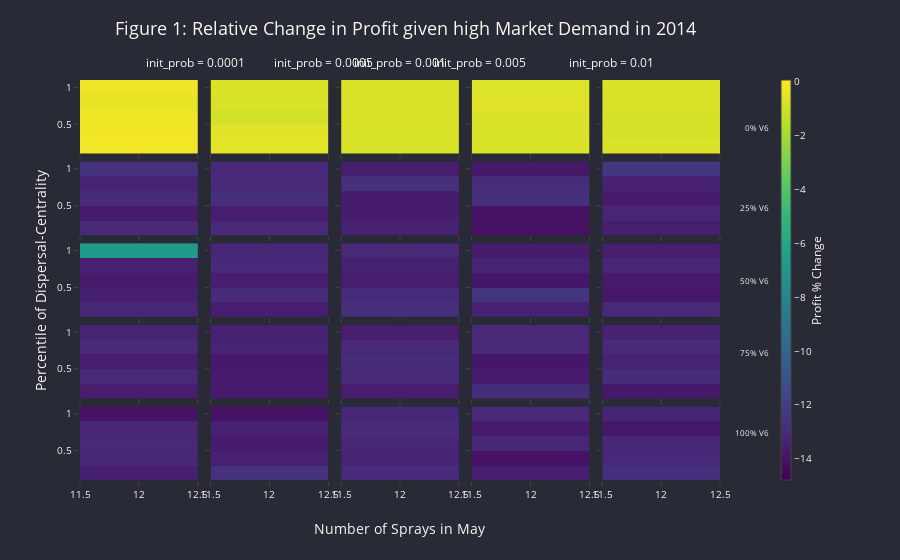

Notebook code cell kept with this figure:
### Code cell
import pandas as pd
import numpy as np
import plotly.graph_objects as go
from plotly.subplots import make_subplots

# Define parameters
year = 2014
market_demand = 'high'

# Read and filter the data
file_name = '../data/processed/simulations/percent_change/profit_percent_change_simulations_power_oct30.csv'
df_profit_all = pd.read_csv(file_name)
df_profit_all = df_profit_all[
    (df_profit_all['year'] == year) & 
    (df_profit_all['market_demand'] == market_demand)
]

# Convert 'decile' to string type for consistent labeling
df_profit_all['decile'] = df_profit_all['decile'].astype(str)

# Rename 'V6_percent' to 'X% V6'
df_profit_all['V6_percent_label'] = (df_profit_all['V6_percent'] * 100).astype(int).astype(str) + '% V6'

# Rename 'initial_prob' to 'init_prob = XXXX'
df_profit_all['initial_prob_label'] = 'init_prob = ' + df_profit_all['initial_prob'].astype(str)

# Get sorted unique V6_percent and initial_prob values
unique_v6_percent = sorted(df_profit_all['V6_percent'].unique())
unique_v6_labels = [f"{int(v6 * 100)}% V6" for v6 in unique_v6_percent]

unique_init_prob = sorted(df_profit_all['initial_prob'].unique())
unique_init_prob_labels = [f"init_prob = {prob}" for prob in unique_init_prob]

# Define the grid size based on unique V6_percent and initial_prob
n_rows = len(unique_v6_percent)       # Number of unique V6_percent labels
n_cols = len(unique_init_prob)        # Number of unique initial_prob labels

# Get unique combinations sorted by V6_percent ascendingly and initial_prob ascendingly
# **Change Made:** Included 'initial_prob' in unique_combinations to prevent KeyError
unique_combinations = df_profit_all[['V6_percent', 'V6_percent_label', 'initial_prob', 'initial_prob_label']].drop_duplicates()
unique_combinations = unique_combinations.sort_values(['V6_percent', 'initial_prob_label'], ascending=[True, True])

# Number of unique combinations
num_plots = unique_combinations.shape[0]

# Create subplot titles as empty strings
subplot_titles = [''] * (n_rows * n_cols)

# Create the figure with subplots
fig = make_subplots(
    rows=n_rows, cols=n_cols,
    subplot_titles=subplot_titles,  # Removed subplot titles
    horizontal_spacing=0.02,  # Minimal horizontal space between plots
    vertical_spacing=0.02,    # Minimal vertical space between plots
    shared_xaxes=True,        # Share x-axes to minimize space
    shared_yaxes=True,        # Share y-axes to minimize space
    specs=[[{'type': 'heatmap'} for _ in range(n_cols)] for _ in range(n_rows)]
)

# Determine global color scale limits
v_min = df_profit_all['profit_percent_change'].min()
v_max = df_profit_all['profit_percent_change'].max()

# Add heatmaps to subplots
for _, row_data in unique_combinations.iterrows():
    v6_label = row_data['V6_percent_label']
    init_prob_label = row_data['initial_prob_label']
    v6_value = row_data['V6_percent']  # Numerical value for correct sorting

    # Filter the dataframe for the current combination
    df_filtered = df_profit_all[
        (df_profit_all['V6_percent_label'] == v6_label) &
        (df_profit_all['initial_prob_label'] == init_prob_label)
    ]

    # Pivot the data for heatmap
    pivot_profit = df_filtered.pivot_table(
        values='profit_percent_change',
        index='decile',
        columns='sprays_in_May',
        aggfunc="mean"
    ).sort_index(axis=1)

    # Get x and y axes labels
    x_labels = pivot_profit.columns.tolist()
    y_labels = pivot_profit.index.tolist()

    # Determine subplot row and column based on V6_percent and initial_prob
    v6_index = unique_v6_percent.index(v6_value)  # 0-based index
    init_prob_index = unique_init_prob.index(row_data['initial_prob'])  # 0-based index

    row = v6_index + 1    # Plotly rows start at 1
    col = init_prob_index + 1

    # Add heatmap to the subplot
    fig.add_trace(
        go.Heatmap(
            z=pivot_profit.values,
            x=x_labels,
            y=y_labels,
            colorscale='Viridis',
            zmin=v_min,
            zmax=v_max,
            coloraxis='coloraxis',  # Assign to shared coloraxis
            showscale=False,        # Disable individual color scales
            xgap=0,                  # Removed gaps between cells in x-direction
            ygap=0,                  # Removed gaps between cells in y-direction
            hoverongaps=False
        ),
        row=row,
        col=col
    )

# Define Dracula color palette
dracula_bg = '#282a36'          # Background
dracula_font = '#f8f8f2'        # Default font color

# Update layout for Dracula theme and define shared coloraxis
fig.update_layout(
    template=None,  # Remove any existing template
    plot_bgcolor=dracula_bg,
    paper_bgcolor=dracula_bg,
    font=dict(
        color=dracula_font,
        size=10
    ),
    title=dict(
        text=f'Figure 1: Relative Change in Profit given {market_demand} Market Demand in {year}',
        font=dict(
            color=dracula_font,
            size=18
        ),
        x=0.45,  # Centered title
        y=0.96,
        xanchor='center',
        yanchor='top'
    ),
    margin=dict(l=80, r=180, t=80, b=80),  # Increased right margin to accommodate colorbar and bottom margin for x-axis title
    coloraxis=dict(
        colorscale='Viridis',
        cmin=v_min,
        cmax=v_max,
        colorbar=dict(
            title='Profit % Change',
            titleside='right',
            tickfont=dict(size=10),
            len=1.05,             # Increased height of colorbar
            y=0.5,                # Center vertically
            x=1.08,               # Moved colorbar further to the right
            thickness=10          # Reduced width of colorbar
        )
    )
)

# Add column labels (initial_prob) at the top of each column
for idx, init_prob_label in enumerate(unique_init_prob_labels):
    # Calculate the x position: center of the subplot column
    x_pos = (idx + 1 - 0.5) / n_cols  # Centered above each column

    # Add annotation
    fig.add_annotation(
        dict(
            text=init_prob_label,
            x=x_pos,
            y=1.07,  # Increased y to add more spacing
            xref="paper",
            yref="paper",
            showarrow=False,
            font=dict(
                size=12,
                color=dracula_font
            ),
            align='center'
        )
    )

# Add row labels (% V6) at the right of each row
for idx, v6_label in enumerate(unique_v6_labels):
    # Calculate the y position: center of the subplot row
    y_pos = 1 - ((idx + 1 - 0.5) / n_rows)

    # Add annotation with vertical rotation
    fig.add_annotation(
        dict(
            text=v6_label,
            x=1.08,  # Moved further to the right to prevent overlapping
            y=y_pos,
            textangle=0,  # Rotated vertically
            xref="paper",
            yref="paper",
            showarrow=False,
            font=dict(
                size=8,
                color=dracula_font
            ),
            align='center'
        )
    )

# Add shared x-axis title
fig.add_annotation(
    dict(
        text="Number of Sprays in May",
        x=0.5,
        y=-0.15,  # Adjusted y to position below the heatmaps
        xref="paper",
        yref="paper",
        showarrow=False,
        font=dict(
            size=14,
            color=dracula_font
        ),
        align='center'
    )
)

# Add shared y-axis title
fig.add_annotation(
    dict(
        text="Percentile of Dispersal-Centrality",
        x=-0.08,  # Adjusted x to position to the left of the heatmaps
        y=0.5,
        textangle=-90,
        xref="paper",
        yref="paper",
        showarrow=False,
        font=dict(
            size=14,
            color=dracula_font
        ),
        align='center'
    )
)

fig.update_traces(
    hovertemplate=
    'Sprays in May: %{x}<br>' +
    'Percentile: %{y}<br>' +
    'Profit % Change: %{z:.2f}%<extra></extra>'
)


# Show the figure
fig.show()

### Figure 1 — Plotly figure (JSON) as saved in the notebook; plotly's stock layout.template omitted (floating-point values rounded to 4 significant figures)
{"data": [{"coloraxis": "coloraxis", "colorscale": [[0, "#440154"], [0.1111, "#482878"], [0.2222, "#3e4989"], [0.3333, "#31688e"], [0.4444, "#26828e"], [0.5556, "#1f9e89"], [0.6667, "#35b779"], [0.7778, "#6ece58"], [0.8889, "#b5de2b"], [1, "#fde725"]], "hoverongaps": false, "hovertemplate": "Sprays in May: %{x}<br>Percentile: %{y}<br>Profit % Change: %{z:.2f}%<extra></extra>", "showscale": false, "type": "heatmap", "x": [12], "xaxis": "x", "xgap": 0, "y": ["0.2", "0.4", "0.6", "0.8", "1.0"], "yaxis": "y", "ygap": 0, "z": [[-0.1944], [-0.2011], [-0.2033], [-0.4285], [-0.268]], "zmax": 0.06826, "zmin": -14.79}, {"coloraxis": "coloraxis", "colorscale": [[0, "#440154"], [0.1111, "#482878"], [0.2222, "#3e4989"], [0.3333, "#31688e"], [0.4444, "#26828e"], [0.5556, "#1f9e89"], [0.6667, "#35b779"], [0.7778, "#6ece58"], [0.8889, "#b5de2b"], [1, "#fde725"]], "hoverongaps": false, "hovertemplate": "Sprays in May: %{x}<br>Percentile: %{y}<br>Profit % Change: %{z:.2f}%<extra></extra>", "showscale": false, "type": "heatmap", "x": [12], "xaxis": "x2", "xgap": 0, "y": ["0.2", "0.4", "0.6", "0.8", "1.0"], "yaxis": "y2", "ygap": 0, "z": [[-0.5535], [-0.6056], [-0.9043], [-0.7866], [-0.7185]], "zmax": 0.06826, "zmin": -14.79}, {"coloraxis": "coloraxis", "colorscale": [[0, "#440154"], [0.1111, "#482878"], [0.2222, "#3e4989"], [0.3333, "#31688e"], [0.4444, "#26828e"], [0.5556, "#1f9e89"], [0.6667, "#35b779"], [0.7778, "#6ece58"], [0.8889, "#b5de2b"], [1, "#fde725"]], "hoverongaps": false, "hovertemplate": "Sprays in May: %{x}<br>Percentile: %{y}<br>Profit % Change: %{z:.2f}%<extra></extra>", "showscale": false, "type": "heatmap", "x": [12], "xaxis": "x3", "xgap": 0, "y": ["0.2", "0.4", "0.6", "0.8", "1.0"], "yaxis": "y3", "ygap": 0, "z": [[-0.7803], [-0.8081], [-0.7039], [-0.7758], [-0.7088]], "zmax": 0.06826, "zmin": -14.79}, {"coloraxis": "coloraxis", "colorscale": [[0, "#440154"], [0.1111, "#482878"], [0.2222, "#3e4989"], [0.3333, "#31688e"], [0.4444, "#26828e"], [0.5556, "#1f9e89"], [0.6667, "#35b779"], [0.7778, "#6ece58"], [0.8889, "#b5de2b"], [1, "#fde725"]], "hoverongaps": false, "hovertemplate": "Sprays in May: %{x}<br>Percentile: %{y}<br>Profit % Change: %{z:.2f}%<extra></extra>", "showscale": false, "type": "heatmap", "x": [12], "xaxis": "x4", "xgap": 0, "y": ["0.2", "0.4", "0.6", "0.8", "1.0"], "yaxis": "y4", "ygap": 0, "z": [[-0.7502], [-0.7819], [-0.7159], [-0.6449], [-0.6854]], "zmax": 0.06826, "zmin": -14.79}, {"coloraxis": "coloraxis", "colorscale": [[0, "#440154"], [0.1111, "#482878"], [0.2222, "#3e4989"], [0.3333, "#31688e"], [0.4444, "#26828e"], [0.5556, "#1f9e89"], [0.6667, "#35b779"], [0.7778, "#6ece58"], [0.8889, "#b5de2b"], [1, "#fde725"]], "hoverongaps": false, "hovertemplate": "Sprays in May: %{x}<br>Percentile: %{y}<br>Profit % Change: %{z:.2f}%<extra></extra>", "showscale": false, "type": "heatmap", "x": [12], "xaxis": "x5", "xgap": 0, "y": ["0.2", "0.4", "0.6", "0.8", "1.0"], "yaxis": "y5", "ygap": 0, "z": [[-0.7304], [-0.8873], [-0.8561], [-0.7389], [-0.7289]], "zmax": 0.06826, "zmin": -14.79}, {"coloraxis": "coloraxis", "colorscale": [[0, "#440154"], [0.1111, "#482878"], [0.2222, "#3e4989"], [0.3333, "#31688e"], [0.4444, "#26828e"], [0.5556, "#1f9e89"], [0.6667, "#35b779"], [0.7778, "#6ece58"], [0.8889, "#b5de2b"], [1, "#fde725"]], "hoverongaps": false, "hovertemplate": "Sprays in May: %{x}<br>Percentile: %{y}<br>Profit % Change: %{z:.2f}%<extra></extra>", "showscale": false, "type": "heatmap", "x": [12], "xaxis": "x6", "xgap": 0, "y": ["0.2", "0.4", "0.6", "0.8", "1.0"], "yaxis": "y6", "ygap": 0, "z": [[-13.05], [-13.69], [-12.98], [-13.34], [-12.71]], "zmax": 0.06826, "zmin": -14.79}, {"coloraxis": "coloraxis", "colorscale": [[0, "#440154"], [0.1111, "#482878"], [0.2222, "#3e4989"], [0.3333, "#31688e"], [0.4444, "#26828e"], [0.5556, "#1f9e89"], [0.6667, "#35b779"], [0.7778, "#6ece58"], [0.8889, "#b5de2b"], [1, "#fde725"]], "hoverongaps": false, "hovertemplate": "Sprays in May: %{x}<br>Percentile: %{y}<br>Profit % Change: %{z:.2f}%<extra></extra>", "showscale": false, "type": "heatmap", "x": [12], "xaxis": "x7", "xgap": 0, "y": ["0.2", "0.4", "0.6", "0.8", "1.0"], "yaxis": "y7", "ygap": 0, "z": [[-13.09], [-13.58], [-12.76], [-13.1], [-13.13]], "zmax": 0.06826, "zmin": -14.79}, {"coloraxis": "coloraxis", "colorscale": [[0, "#440154"], [0.1111, "#482878"], [0.2222, "#3e4989"], [0.3333, "#31688e"], [0.4444, "#26828e"], [0.5556, "#1f9e89"], [0.6667, "#35b779"], [0.7778, "#6ece58"], [0.8889, "#b5de2b"], [1, "#fde725"]], "hoverongaps": false, "hovertemplate": "Sprays in May: %{x}<br>Percentile: %{y}<br>Profit % Change: %{z:.2f}%<extra></extra>", "showscale": false, "type": "heatmap", "x": [12], "xaxis": "x8", "xgap": 0, "y": ["0.2", "0.4", "0.6", "0.8", "1.0"], "yaxis": "y8", "ygap": 0, "z": [[-13.39], [-13.64], [-13.66], [-12.8], [-13.58]], "zmax": 0.06826, "zmin": -14.79}, {"coloraxis": "coloraxis", "colorscale": [[0, "#440154"], [0.1111, "#482878"], [0.2222, "#3e4989"], [0.3333, "#31688e"], [0.4444, "#26828e"], [0.5556, "#1f9e89"], [0.6667, "#35b779"], [0.7778, "#6ece58"], [0.8889, "#b5de2b"], [1, "#fde725"]], "hoverongaps": false, "hovertemplate": "Sprays in May: %{x}<br>Percentile: %{y}<br>Profit % Change: %{z:.2f}%<extra></extra>", "showscale": false, "type": "heatmap", "x": [12], "xaxis": "x9", "xgap": 0, "y": ["0.2", "0.4", "0.6", "0.8", "1.0"], "yaxis": "y9", "ygap": 0, "z": [[-14.1], [-14.08], [-12.76], [-12.95], [-13.79]], "zmax": 0.06826, "zmin": -14.79}, {"coloraxis": "coloraxis", "colorscale": [[0, "#440154"], [0.1111, "#482878"], [0.2222, "#3e4989"], [0.3333, "#31688e"], [0.4444, "#26828e"], [0.5556, "#1f9e89"], [0.6667, "#35b779"], [0.7778, "#6ece58"], [0.8889, "#b5de2b"], [1, "#fde725"]], "hoverongaps": false, "hovertemplate": "Sprays in May: %{x}<br>Percentile: %{y}<br>Profit % Change: %{z:.2f}%<extra></extra>", "showscale": false, "type": "heatmap", "x": [12], "xaxis": "x10", "xgap": 0, "y": ["0.2", "0.4", "0.6", "0.8", "1.0"], "yaxis": "y10", "ygap": 0, "z": [[-13.61], [-13.28], [-13.68], [-13.4], [-12.45]], "zmax": 0.06826, "zmin": -14.79}, {"coloraxis": "coloraxis", "colorscale": [[0, "#440154"], [0.1111, "#482878"], [0.2222, "#3e4989"], [0.3333, "#31688e"], [0.4444, "#26828e"], [0.5556, "#1f9e89"], [0.6667, "#35b779"], [0.7778, "#6ece58"], [0.8889, "#b5de2b"], [1, "#fde725"]], "hoverongaps": false, "hovertemplate": "Sprays in May: %{x}<br>Percentile: %{y}<br>Profit % Change: %{z:.2f}%<extra></extra>", "showscale": false, "type": "heatmap", "x": [12], "xaxis": "x11", "xgap": 0, "y": ["0.2", "0.4", "0.6", "0.8", "1.0"], "yaxis": "y11", "ygap": 0, "z": [[-13.22], [-13.5], [-13.74], [-13.45], [-6.729]], "zmax": 0.06826, "zmin": -14.79}, {"coloraxis": "coloraxis", "colorscale": [[0, "#440154"], [0.1111, "#482878"], [0.2222, "#3e4989"], [0.3333, "#31688e"], [0.4444, "#26828e"], [0.5556, "#1f9e89"], [0.6667, "#35b779"], [0.7778, "#6ece58"], [0.8889, "#b5de2b"], [1, "#fde725"]], "hoverongaps": false, "hovertemplate": "Sprays in May: %{x}<br>Percentile: %{y}<br>Profit % Change: %{z:.2f}%<extra></extra>", "showscale": false, "type": "heatmap", "x": [12], "xaxis": "x12", "xgap": 0, "y": ["0.2", "0.4", "0.6", "0.8", "1.0"], "yaxis": "y12", "ygap": 0, "z": [[-13.54], [-12.93], [-13.62], [-13.13], [-13.22]], "zmax": 0.06826, "zmin": -14.79}, {"coloraxis": "coloraxis", "colorscale": [[0, "#440154"], [0.1111, "#482878"], [0.2222, "#3e4989"], [0.3333, "#31688e"], [0.4444, "#26828e"], [0.5556, "#1f9e89"], [0.6667, "#35b779"], [0.7778, "#6ece58"], [0.8889, "#b5de2b"], [1, "#fde725"]], "hoverongaps": false, "hovertemplate": "Sprays in May: %{x}<br>Percentile: %{y}<br>Profit % Change: %{z:.2f}%<extra></extra>", "showscale": false, "type": "heatmap", "x": [12], "xaxis": "x13", "xgap": 0, "y": ["0.2", "0.4", "0.6", "0.8", "1.0"], "yaxis": "y13", "ygap": 0, "z": [[-12.8], [-13.05], [-13.62], [-13.44], [-13.11]], "zmax": 0.06826, "zmin": -14.79}, {"coloraxis": "coloraxis", "colorscale": [[0, "#440154"], [0.1111, "#482878"], [0.2222, "#3e4989"], [0.3333, "#31688e"], [0.4444, "#26828e"], [0.5556, "#1f9e89"], [0.6667, "#35b779"], [0.7778, "#6ece58"], [0.8889, "#b5de2b"], [1, "#fde725"]], "hoverongaps": false, "hovertemplate": "Sprays in May: %{x}<br>Percentile: %{y}<br>Profit % Change: %{z:.2f}%<extra></extra>", "showscale": false, "type": "heatmap", "x": [12], "xaxis": "x14", "xgap": 0, "y": ["0.2", "0.4", "0.6", "0.8", "1.0"], "yaxis": "y14", "ygap": 0, "z": [[-13.41], [-12.49], [-13.87], [-13.35], [-13.65]], "zmax": 0.06826, "zmin": -14.79}, {"coloraxis": "coloraxis", "colorscale": [[0, "#440154"], [0.1111, "#482878"], [0.2222, "#3e4989"], [0.3333, "#31688e"], [0.4444, "#26828e"], [0.5556, "#1f9e89"], [0.6667, "#35b779"], [0.7778, "#6ece58"], [0.8889, "#b5de2b"], [1, "#fde725"]], "hoverongaps": false, "hovertemplate": "Sprays in May: %{x}<br>Percentile: %{y}<br>Profit % Change: %{z:.2f}%<extra></extra>", "showscale": false, "type": "heatmap", "x": [12], "xaxis": "x15", "xgap": 0, "y": ["0.2", "0.4", "0.6", "0.8", "1.0"], "yaxis": "y15", "ygap": 0, "z": [[-13.11], [-13.83], [-13.72], [-13.2], [-13.6]], "zmax": 0.06826, "zmin": -14.79}, {"coloraxis": "coloraxis", "colorscale": [[0, "#440154"], [0.1111, "#482878"], [0.2222, "#3e4989"], [0.3333, "#31688e"], [0.4444, "#26828e"], [0.5556, "#1f9e89"], [0.6667, "#35b779"], [0.7778, "#6ece58"], [0.8889, "#b5de2b"], [1, "#fde725"]], "hoverongaps": false, "hovertemplate": "Sprays in May: %{x}<br>Percentile: %{y}<br>Profit % Change: %{z:.2f}%<extra></extra>", "showscale": false, "type": "heatmap", "x": [12], "xaxis": "x16", "xgap": 0, "y": ["0.2", "0.4", "0.6", "0.8", "1.0"], "yaxis": "y16", "ygap": 0, "z": [[-13.59], [-13.1], [-13.56], [-13.03], [-13.34]], "zmax": 0.06826, "zmin": -14.79}, {"coloraxis": "coloraxis", "colorscale": [[0, "#440154"], [0.1111, "#482878"], [0.2222, "#3e4989"], [0.3333, "#31688e"], [0.4444, "#26828e"], [0.5556, "#1f9e89"], [0.6667, "#35b779"], [0.7778, "#6ece58"], [0.8889, "#b5de2b"], [1, "#fde725"]], "hoverongaps": false, "hovertemplate": "Sprays in May: %{x}<br>Percentile: %{y}<br>Profit % Change: %{z:.2f}%<extra></extra>", "showscale": false, "type": "heatmap", "x": [12], "xaxis": "x17", "xgap": 0, "y": ["0.2", "0.4", "0.6", "0.8", "1.0"], "yaxis": "y17", "ygap": 0, "z": [[-13.74], [-13.72], [-13.77], [-13.37], [-13.44]], "zmax": 0.06826, "zmin": -14.79}, {"coloraxis": "coloraxis", "colorscale": [[0, "#440154"], [0.1111, "#482878"], [0.2222, "#3e4989"], [0.3333, "#31688e"], [0.4444, "#26828e"], [0.5556, "#1f9e89"], [0.6667, "#35b779"], [0.7778, "#6ece58"], [0.8889, "#b5de2b"], [1, "#fde725"]], "hoverongaps": false, "hovertemplate": "Sprays in May: %{x}<br>Percentile: %{y}<br>Profit % Change: %{z:.2f}%<extra></extra>", "showscale": false, "type": "heatmap", "x": [12], "xaxis": "x18", "xgap": 0, "y": ["0.2", "0.4", "0.6", "0.8", "1.0"], "yaxis": "y18", "ygap": 0, "z": [[-13.61], [-13.09], [-12.95], [-13.13], [-13.6]], "zmax": 0.06826, "zmin": -14.79}, {"coloraxis": "coloraxis", "colorscale": [[0, "#440154"], [0.1111, "#482878"], [0.2222, "#3e4989"], [0.3333, "#31688e"], [0.4444, "#26828e"], [0.5556, "#1f9e89"], [0.6667, "#35b779"], [0.7778, "#6ece58"], [0.8889, "#b5de2b"], [1, "#fde725"]], "hoverongaps": false, "hovertemplate": "Sprays in May: %{x}<br>Percentile: %{y}<br>Profit % Change: %{z:.2f}%<extra></extra>", "showscale": false, "type": "heatmap", "x": [12], "xaxis": "x19", "xgap": 0, "y": ["0.2", "0.4", "0.6", "0.8", "1.0"], "yaxis": "y19", "ygap": 0, "z": [[-12.88], [-13.74], [-13.86], [-13.13], [-13.09]], "zmax": 0.06826, "zmin": -14.79}, {"coloraxis": "coloraxis", "colorscale": [[0, "#440154"], [0.1111, "#482878"], [0.2222, "#3e4989"], [0.3333, "#31688e"], [0.4444, "#26828e"], [0.5556, "#1f9e89"], [0.6667, "#35b779"], [0.7778, "#6ece58"], [0.8889, "#b5de2b"], [1, "#fde725"]], "hoverongaps": false, "hovertemplate": "Sprays in May: %{x}<br>Percentile: %{y}<br>Profit % Change: %{z:.2f}%<extra></extra>", "showscale": false, "type": "heatmap", "x": [12], "xaxis": "x20", "xgap": 0, "y": ["0.2", "0.4", "0.6", "0.8", "1.0"], "yaxis": "y20", "ygap": 0, "z": [[-13.8], [-12.93], [-13.34], [-13.03], [-13.43]], "zmax": 0.06826, "zmin": -14.79}, {"coloraxis": "coloraxis", "colorscale": [[0, "#440154"], [0.1111, "#482878"], [0.2222, "#3e4989"], [0.3333, "#31688e"], [0.4444, "#26828e"], [0.5556, "#1f9e89"], [0.6667, "#35b779"], [0.7778, "#6ece58"], [0.8889, "#b5de2b"], [1, "#fde725"]], "hoverongaps": false, "hovertemplate": "Sprays in May: %{x}<br>Percentile: %{y}<br>Profit % Change: %{z:.2f}%<extra></extra>", "showscale": false, "type": "heatmap", "x": [12], "xaxis": "x21", "xgap": 0, "y": ["0.2", "0.4", "0.6", "0.8", "1.0"], "yaxis": "y21", "ygap": 0, "z": [[-13.5], [-13.19], [-13.14], [-13.27], [-14.07]], "zmax": 0.06826, "zmin": -14.79}, {"coloraxis": "coloraxis", "colorscale": [[0, "#440154"], [0.1111, "#482878"], [0.2222, "#3e4989"], [0.3333, "#31688e"], [0.4444, "#26828e"], [0.5556, "#1f9e89"], [0.6667, "#35b779"], [0.7778, "#6ece58"], [0.8889, "#b5de2b"], [1, "#fde725"]], "hoverongaps": false, "hovertemplate": "Sprays in May: %{x}<br>Percentile: %{y}<br>Profit % Change: %{z:.2f}%<extra></extra>", "showscale": false, "type": "heatmap", "x": [12], "xaxis": "x22", "xgap": 0, "y": ["0.2", "0.4", "0.6", "0.8", "1.0"], "yaxis": "y22", "ygap": 0, "z": [[-12.71], [-13.45], [-13.71], [-13.45], [-14.07]], "zmax": 0.06826, "zmin": -14.79}, {"coloraxis": "coloraxis", "colorscale": [[0, "#440154"], [0.1111, "#482878"], [0.2222, "#3e4989"], [0.3333, "#31688e"], [0.4444, "#26828e"], [0.5556, "#1f9e89"], [0.6667, "#35b779"], [0.7778, "#6ece58"], [0.8889, "#b5de2b"], [1, "#fde725"]], "hoverongaps": false, "hovertemplate": "Sprays in May: %{x}<br>Percentile: %{y}<br>Profit % Change: %{z:.2f}%<extra></extra>", "showscale": false, "type": "heatmap", "x": [12], "xaxis": "x23", "xgap": 0, "y": ["0.2", "0.4", "0.6", "0.8", "1.0"], "yaxis": "y23", "ygap": 0, "z": [[-13.03], [-13.35], [-13.24], [-12.93], [-13.22]], "zmax": 0.06826, "zmin": -14.79}, {"coloraxis": "coloraxis", "colorscale": [[0, "#440154"], [0.1111, "#482878"], [0.2222, "#3e4989"], [0.3333, "#31688e"], [0.4444, "#26828e"], [0.5556, "#1f9e89"], [0.6667, "#35b779"], [0.7778, "#6ece58"], [0.8889, "#b5de2b"], [1, "#fde725"]], "hoverongaps": false, "hovertemplate": "Sprays in May: %{x}<br>Percentile: %{y}<br>Profit % Change: %{z:.2f}%<extra></extra>", "showscale": false, "type": "heatmap", "x": [12], "xaxis": "x24", "xgap": 0, "y": ["0.2", "0.4", "0.6", "0.8", "1.0"], "yaxis": "y24", "ygap": 0, "z": [[-13.55], [-14.04], [-13.2], [-13.67], [-13.14]], "zmax": 0.06826, "zmin": -14.79}, {"coloraxis": "coloraxis", "colorscale": [[0, "#440154"], [0.1111, "#482878"], [0.2222, "#3e4989"], [0.3333, "#31688e"], [0.4444, "#26828e"], [0.5556, "#1f9e89"], [0.6667, "#35b779"], [0.7778, "#6ece58"], [0.8889, "#b5de2b"], [1, "#fde725"]], "hoverongaps": false, "hovertemplate": "Sprays in May: %{x}<br>Percentile: %{y}<br>Profit % Change: %{z:.2f}%<extra></extra>", "showscale": false, "type": "heatmap", "x": [12], "xaxis": "x25", "xgap": 0, "y": ["0.2", "0.4", "0.6", "0.8", "1.0"], "yaxis": "y25", "ygap": 0, "z": [[-12.79], [-13.08], [-13.17], [-13.8], [-13.29]], "zmax": 0.06826, "zmin": -14.79}], "layout": {"annotations": [{"align": "center", "font": {"color": "#f8f8f2", "size": 12}, "showarrow": false, "text": "init_prob = 0.0001", "x": 0.1, "xref": "paper", "y": 1.07, "yref": "paper"}, {"align": "center", "font": {"color": "#f8f8f2", "size": 12}, "showarrow": false, "text": "init_prob = 0.0005", "x": 0.3, "xref": "paper", "y": 1.07, "yref": "paper"}, {"align": "center", "font": {"color": "#f8f8f2", "size": 12}, "showarrow": false, "text": "init_prob = 0.001", "x": 0.5, "xref": "paper", "y": 1.07, "yref": "paper"}, {"align": "center", "font": {"color": "#f8f8f2", "size": 12}, "showarrow": false, "text": "init_prob = 0.005", "x": 0.7, "xref": "paper", "y": 1.07, "yref": "paper"}, {"align": "center", "font": {"color": "#f8f8f2", "size": 12}, "showarrow": false, "text": "init_prob = 0.01", "x": 0.9, "xref": "paper", "y": 1.07, "yref": "paper"}, {"align": "center", "font": {"color": "#f8f8f2", "size": 8}, "showarrow": false, "text": "0% V6", "textangle": 0, "x": 1.08, "xref": "paper", "y": 0.9, "yref": "paper"}, {"align": "center", "font": {"color": "#f8f8f2", "size": 8}, "showarrow": false, "text": "25% V6", "textangle": 0, "x": 1.08, "xref": "paper", "y": 0.7, "yref": "paper"}, {"align": "center", "font": {"color": "#f8f8f2", "size": 8}, "showarrow": false, "text": "50% V6", "textangle": 0, "x": 1.08, "xref": "paper", "y": 0.5, "yref": "paper"}, {"align": "center", "font": {"color": "#f8f8f2", "size": 8}, "showarrow": false, "text": "75% V6", "textangle": 0, "x": 1.08, "xref": "paper", "y": 0.3, "yref": "paper"}, {"align": "center", "font": {"color": "#f8f8f2", "size": 8}, "showarrow": false, "text": "100% V6", "textangle": 0, "x": 1.08, "xref": "paper", "y": 0.1, "yref": "paper"}, {"align": "center", "font": {"color": "#f8f8f2", "size": 14}, "showarrow": false, "text": "Number of Sprays in May", "x": 0.5, "xref": "paper", "y": -0.15, "yref": "paper"}, {"align": "center", "font": {"color": "#f8f8f2", "size": 14}, "showarrow": false, "text": "Percentile of Dispersal-Centrality", "textangle": -90, "x": -0.08, "xref": "paper", "y": 0.5, "yref": "paper"}], "coloraxis": {"cmax": 0.06826, "cmin": -14.79, "colorbar": {"len": 1.05, "thickness": 10, "tickfont": {"size": 10}, "title": {"side": "right", "text": "Profit % Change"}, "x": 1.08, "y": 0.5}, "colorscale": [[0, "#440154"], [0.1111, "#482878"], [0.2222, "#3e4989"], [0.3333, "#31688e"], [0.4444, "#26828e"], [0.5556, "#1f9e89"], [0.6667, "#35b779"], [0.7778, "#6ece58"], [0.8889, "#b5de2b"], [1, "#fde725"]]}, "font": {"color": "#f8f8f2", "size": 10}, "margin": {"b": 80, "l": 80, "r": 180, "t": 80}, "paper_bgcolor": "#282a36", "plot_bgcolor": "#282a36", "title": {"font": {"color": "#f8f8f2", "size": 18}, "text": "Figure 1: Relative Change in Profit given high Market Demand in 2014", "x": 0.45, "xanchor": "center", "y": 0.96, "yanchor": "top"}, "xaxis": {"anchor": "y", "domain": [0, 0.184], "matches": "x21", "showticklabels": false}, "xaxis10": {"anchor": "y10", "domain": [0.816, 1], "matches": "x25", "showticklabels": false}, "xaxis11": {"anchor": "y11", "domain": [0, 0.184], "matches": "x21", "showticklabels": false}, "xaxis12": {"anchor": "y12", "domain": [0.204, 0.388], "matches": "x22", "showticklabels": false}, "xaxis13": {"anchor": "y13", "domain": [0.408, 0.592], "matches": "x23", "showticklabels": false}, "xaxis14": {"anchor": "y14", "domain": [0.612, 0.796], "matches": "x24", "showticklabels": false}, "xaxis15": {"anchor": "y15", "domain": [0.816, 1], "matches": "x25", "showticklabels": false}, "xaxis16": {"anchor": "y16", "domain": [0, 0.184], "matches": "x21", "showticklabels": false}, "xaxis17": {"anchor": "y17", "domain": [0.204, 0.388], "matches": "x22", "showticklabels": false}, "xaxis18": {"anchor": "y18", "domain": [0.408, 0.592], "matches": "x23", "showticklabels": false}, "xaxis19": {"anchor": "y19", "domain": [0.612, 0.796], "matches": "x24", "showticklabels": false}, "xaxis2": {"anchor": "y2", "domain": [0.204, 0.388], "matches": "x22", "showticklabels": false}, "xaxis20": {"anchor": "y20", "domain": [0.816, 1], "matches": "x25", "showticklabels": false}, "xaxis21": {"anchor": "y21", "domain": [0, 0.184]}, "xaxis22": {"anchor": "y22", "domain": [0.204, 0.388]}, "xaxis23": {"anchor": "y23", "domain": [0.408, 0.592]}, "xaxis24": {"anchor": "y24", "domain": [0.612, 0.796]}, "xaxis25": {"anchor": "y25", "domain": [0.816, 1]}, "xaxis3": {"anchor": "y3", "domain": [0.408, 0.592], "matches": "x23", "showticklabels": false}, "xaxis4": {"anchor": "y4", "domain": [0.612, 0.796], "matches": "x24", "showticklabels": false}, "xaxis5": {"anchor": "y5", "domain": [0.816, 1], "matches": "x25", "showticklabels": false}, "xaxis6": {"anchor": "y6", "domain": [0, 0.184], "matches": "x21", "showticklabels": false}, "xaxis7": {"anchor": "y7", "domain": [0.204, 0.388], "matches": "x22", "showticklabels": false}, "xaxis8": {"anchor": "y8", "domain": [0.408, 0.592], "matches": "x23", "showticklabels": false}, "xaxis9": {"anchor": "y9", "domain": [0.612, 0.796], "matches": "x24", "showticklabels": false}, "yaxis": {"anchor": "x", "domain": [0.816, 1]}, "yaxis10": {"anchor": "x10", "domain": [0.612, 0.796], "matches": "y6", "showticklabels": false}, "yaxis11": {"anchor": "x11", "domain": [0.408, 0.592]}, "yaxis12": {"anchor": "x12", "domain": [0.408, 0.592], "matches": "y11", "showticklabels": false}, "yaxis13": {"anchor": "x13", "domain": [0.408, 0.592], "matches": "y11", "showticklabels": false}, "yaxis14": {"anchor": "x14", "domain": [0.408, 0.592], "matches": "y11", "showticklabels": false}, "yaxis15": {"anchor": "x15", "domain": [0.408, 0.592], "matches": "y11", "showticklabels": false}, "yaxis16": {"anchor": "x16", "domain": [0.204, 0.388]}, "yaxis17": {"anchor": "x17", "domain": [0.204, 0.388], "matches": "y16", "showticklabels": false}, "yaxis18": {"anchor": "x18", "domain": [0.204, 0.388], "matches": "y16", "showticklabels": false}, "yaxis19": {"anchor": "x19", "domain": [0.204, 0.388], "matches": "y16", "showticklabels": false}, "yaxis2": {"anchor": "x2", "domain": [0.816, 1], "matches": "y", "showticklabels": false}, "yaxis20": {"anchor": "x20", "domain": [0.204, 0.388], "matches": "y16", "showticklabels": false}, "yaxis21": {"anchor": "x21", "domain": [0, 0.184]}, "yaxis22": {"anchor": "x22", "domain": [0, 0.184], "matches": "y21", "showticklabels": false}, "yaxis23": {"anchor": "x23", "domain": [0, 0.184], "matches": "y21", "showticklabels": false}, "yaxis24": {"anchor": "x24", "domain": [0, 0.184], "matches": "y21", "showticklabels": false}, "yaxis25": {"anchor": "x25", "domain": [0, 0.184], "matches": "y21", "showticklabels": false}, "yaxis3": {"anchor": "x3", "domain": [0.816, 1], "matches": "y", "showticklabels": false}, "yaxis4": {"anchor": "x4", "domain": [0.816, 1], "matches": "y", "showticklabels": false}, "yaxis5": {"anchor": "x5", "domain": [0.816, 1], "matches": "y", "showticklabels": false}, "yaxis6": {"anchor": "x6", "domain": [0.612, 0.796]}, "yaxis7": {"anchor": "x7", "domain": [0.612, 0.796], "matches": "y6", "showticklabels": false}, "yaxis8": {"anchor": "x8", "domain": [0.612, 0.796], "matches": "y6", "showticklabels": false}, "yaxis9": {"anchor": "x9", "domain": [0.612, 0.796], "matches": "y6", "showticklabels": false}}}
